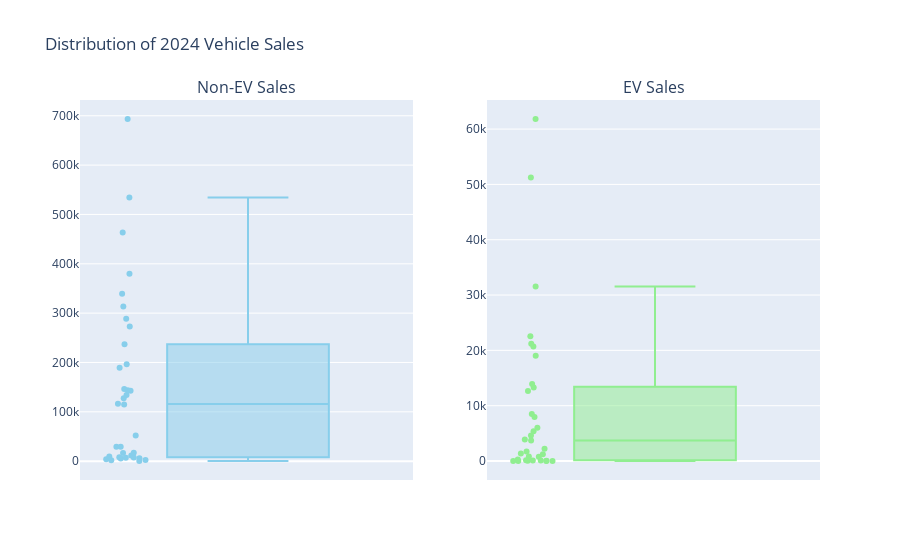

This figure's notebook cell:
### Code cell
import plotly.subplots as sp
import plotly.express as px

fig = sp.make_subplots(rows=1, cols=2, subplot_titles=("Non-EV Sales", "EV Sales"))

# Non-EV
fig.add_trace(
    px.box(
        df_pivot, y="sales_2024", points="all", color_discrete_sequence=["skyblue"]
    ).data[0],
    row=1,
    col=1,
)

# EV
fig.add_trace(
    px.box(
        ev_state_pt,
        y="sales_2024",
        points="all",
        color_discrete_sequence=["lightgreen"],
    ).data[0],
    row=1,
    col=2,
)

fig.update_layout(title="Distribution of 2024 Vehicle Sales")
fig.show()

### Figure 1 — Plotly figure (JSON) as saved in the notebook; plotly's stock layout.template omitted (floating-point values rounded to 4 significant figures)
{"data": [{"alignmentgroup": "True", "boxpoints": "all", "hovertemplate": "sales_2024=%{y}<extra></extra>", "legendgroup": "", "marker": {"color": "skyblue"}, "name": "", "notched": false, "offsetgroup": "", "orientation": "v", "showlegend": false, "type": "box", "x0": " ", "xaxis": "x", "y": [1908, 189146, 6800, 146247, 273060, 7867, 133971, 4006, 142562, 16814, 339069, 196523, 28964, 29411, 114848, 379658, 127547, 307, 313335, 534503, 5747, 9579, 7282, 5480, 116576, 16301, 143446, 288372, 2568, 463528, 11544, 693452, 52196, 237149], "y0": " ", "yaxis": "y"}, {"alignmentgroup": "True", "boxpoints": "all", "hovertemplate": "sales_2024=%{y}<extra></extra>", "legendgroup": "", "marker": {"color": "lightgreen"}, "name": "", "notched": false, "offsetgroup": "", "orientation": "v", "showlegend": false, "type": "box", "x0": " ", "xaxis": "x2", "y": [11, 12638, 10, 1364, 5401, 763, 8485, 92, 13277, 3875, 20688, 4620, 276, 801, 2208, 51247, 22533, 14, 13923, 61823, 39, 49, 138, 3, 7969, 1202, 3700, 19018, 31547, 78, 21206, 1707, 6000], "y0": " ", "yaxis": "y2"}], "layout": {"annotations": [{"font": {"size": 16}, "showarrow": false, "text": "Non-EV Sales", "x": 0.225, "xanchor": "center", "xref": "paper", "y": 1, "yanchor": "bottom", "yref": "paper"}, {"font": {"size": 16}, "showarrow": false, "text": "EV Sales", "x": 0.775, "xanchor": "center", "xref": "paper", "y": 1, "yanchor": "bottom", "yref": "paper"}], "title": {"text": "Distribution of 2024 Vehicle Sales"}, "xaxis": {"anchor": "y", "domain": [0, 0.45]}, "xaxis2": {"anchor": "y2", "domain": [0.55, 1]}, "yaxis": {"anchor": "x", "domain": [0, 1]}, "yaxis2": {"anchor": "x2", "domain": [0, 1]}}}
